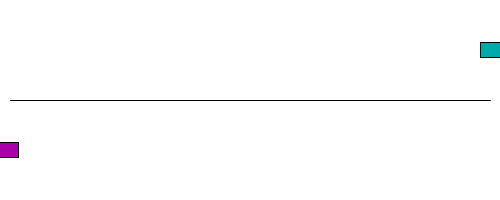
Frame 1 (no input)
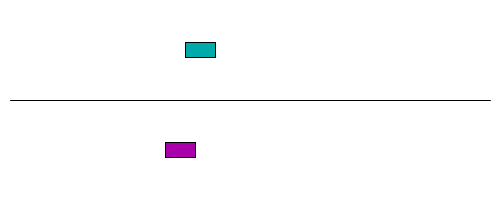
Frame 60 (the mouse pressed at the canvas centre just before this capture)
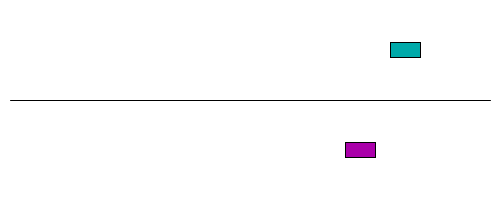
Frame 120 (the mouse held since frame 60 and released just before this capture)

The Processing sketch that drew these frames (run headless with seeded random() and noise(); from frame 60 on, the mouse is pressed at the canvas centre):

// Processing sketch: processing_105755
// ── processing_105755.pde

Car racecar1;
Car racecar2;
void setup() {
  size(500,200);
  racecar1 = new Car(color(170,0,170),0,150,3);
  racecar2 = new Car(color(0,170,170),500,50,5);
}

void draw() {
  background(255);
  line(10,100,490,100);
  racecar1.drive2();
  racecar1.display();
  racecar2.drive();
  racecar2.display();
}

class Car {
  color c;
  float xpos;
  float ypos;
  float xspeed;
  
  Car(color tempC, float tempXpos, float tempYpos, float tempXspeed) {
    c = tempC;
    xpos = tempXpos;
    ypos = tempYpos;
    xspeed = tempXspeed;
  }
  
  void display() {
    stroke(0);
    fill(c);
    rectMode(CENTER);
    rect(xpos,ypos,30,15);
  }
  
  void drive() {
    
    xpos = xpos - xspeed;
    if (xpos<0) {
      xpos = 500;
    }
  }
   void drive2() {
    
    xpos = xpos + xspeed;
    if (xpos>width) {
      xpos = 0;
    }
   }
}
